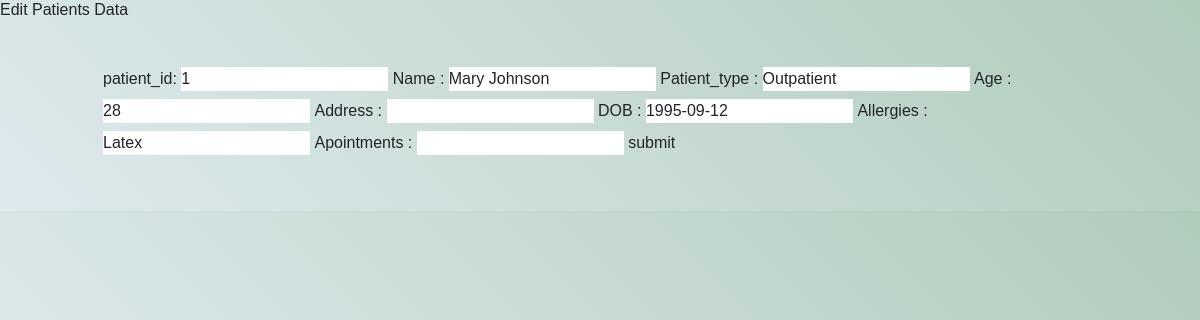
The app's page /Update/edit_patients.php?patient_id=1 with its own data.
### tables this page shows
CREATE TABLE patients (
  patient_id INT NOT NULL AUTO_INCREMENT,
  name VARCHAR(255) NOT NULL,
  patient_type VARCHAR(255),
  dob DATE NOT NULL,
  age INT,
  gender VARCHAR(10),
  patients_address TEXT,
  contact BIGINT(10),
  allergies VARCHAR(255),
  appointment_date DATE,
  appointment_time TIME,
  PRIMARY KEY (patient_id)
   
);

### Update/edit_patients.php (the view, shortened to what this page needs)
<?php
    require_once '../Connection/dbconfig.php';
    try{
        if($_SERVER['REQUEST_METHOD'] == "POST"){
            $sql = "update patients set name=:name,
                                    patient_type=:patient_type,
                                    dob = :dob,
                                    age=:age,
                                    gender=:gender,
                                    patients_address=:patients_address,
                                    contact=:contact,
                                    allergies = :allergies,
                                    appointment_date = :appointment_date,
                                    appointment_time = :appointment_time
                                    where patient_id=:patient_id";
            $res = $pdo->prepare($sql);
            $res->bindParam(':patient_id', $_REQUEST['patient_id']);
            $res->bindParam(':name', $_REQUEST['name']);
            $res->bindParam(':patient_type', $_REQUEST['patient_type']);
            $res->bindParam(':dob', $_REQUEST['dob']);
            $res->bindParam(':age', $_REQUEST['age']);
            $res->bindParam(':gender', $_REQUEST['gender']);
            $res->bindParam(':patients_address', $_REQUEST['patients_address']);
            $res->bindParam(':contact', $_REQUEST['contact']);
            $res->bindParam(':allergies', $_REQUEST['allergies']);
            $res->bindParam(':appointment_date', $_REQUEST['appointment_date']);
            $res->bindParam(':appointment_time', $_REQUEST['appointment_time']);
            $res->execute();
            header('location:../patients.php?msg=Data Updated..!');
        }else{
            $sql = "select * from patients where patient_id = :patient_id";
            $res = $pdo->prepare($sql);
            $res->bindParam(':patient_id',$_REQUEST['patient_id']);
            $res->execute();
            if($res->rowCount() ==1){
                $row = $res->fetch();
            }
        }
    }catch(PDOExecption $e){
        echo "Error: unable to execute SQL query".$e->getMessage();
    }
?>
<!DOCTYPE html>
<html lang="en">
<head>
    <link rel="stylesheet" href="https://cdn.jsdelivr.net/npm/bootstrap@4.0.0/dist/css/bootstrap.min.css">
        <script src ="https://cdn.tailwindcss.com"></script>
</head>
<body>
    <h3> Edit Patients Data</h3>
    <div class="container my-5">
        <form method = "POST">
            <label>patient_id:</label>
            <input type="text" id="patient_id" name="patient_id" value="<?php if(isset($row['patient_id'])){ echo $row['patient_id'];} ?>"/>
            <label>Name :</label>
            <input type="text" id="name" name="name" value="<?php if(isset($row['name'])){ echo $row['name'];} ?>"/>
            <label>Patient_type :</label>
            <input type="text" id="patient_type" name="patient_type" value="<?php if(isset($row['patient_type'])){ echo $row['patient_type'];} ?>"/>
            <label>Age :</label>
            <input type="text" id="age" name="age" value="<?php if(isset($row['age'])){ echo $row['age'];} ?>"/>
            <label>Address :</label>
            <input type="text" id="address" name="address" value="<?php if(isset($row['address'])){ echo $row['address'];} ?>"/>
            <label>DOB :</label>
            <input type="text" id="dob" name="dob" value="<?php if(isset($row['dob'])){ echo $row['dob'];} ?>"/>
            <label>Allergies :</label>
            <input type="text" id="Allergies" name="allergies" value="<?php if(isset($row['allergies'])){ echo $row['allergies'];} ?>"/>
            <label>Apointments :</label>
            <input type="text" id="apointments" name="apointments" value="<?php if(isset($row['apointments'])){ echo $row['apointments'];} ?>"/>
            <input type="submit" value="submit"/>
        </form>
    </div>
</body>
</html>

### Update/edit_patients.php (style rules this page uses)
body { margin: 0; background: linear-gradient(45deg, #deeaee, #b1cbbb); font-family: sans-serif; font-weight: 100; }

### records on screen
patients: patient_id "1", name "Mary Johnson", patient_type "Outpatient", age "28", dob "1995-09-12", allergies "Latex"
